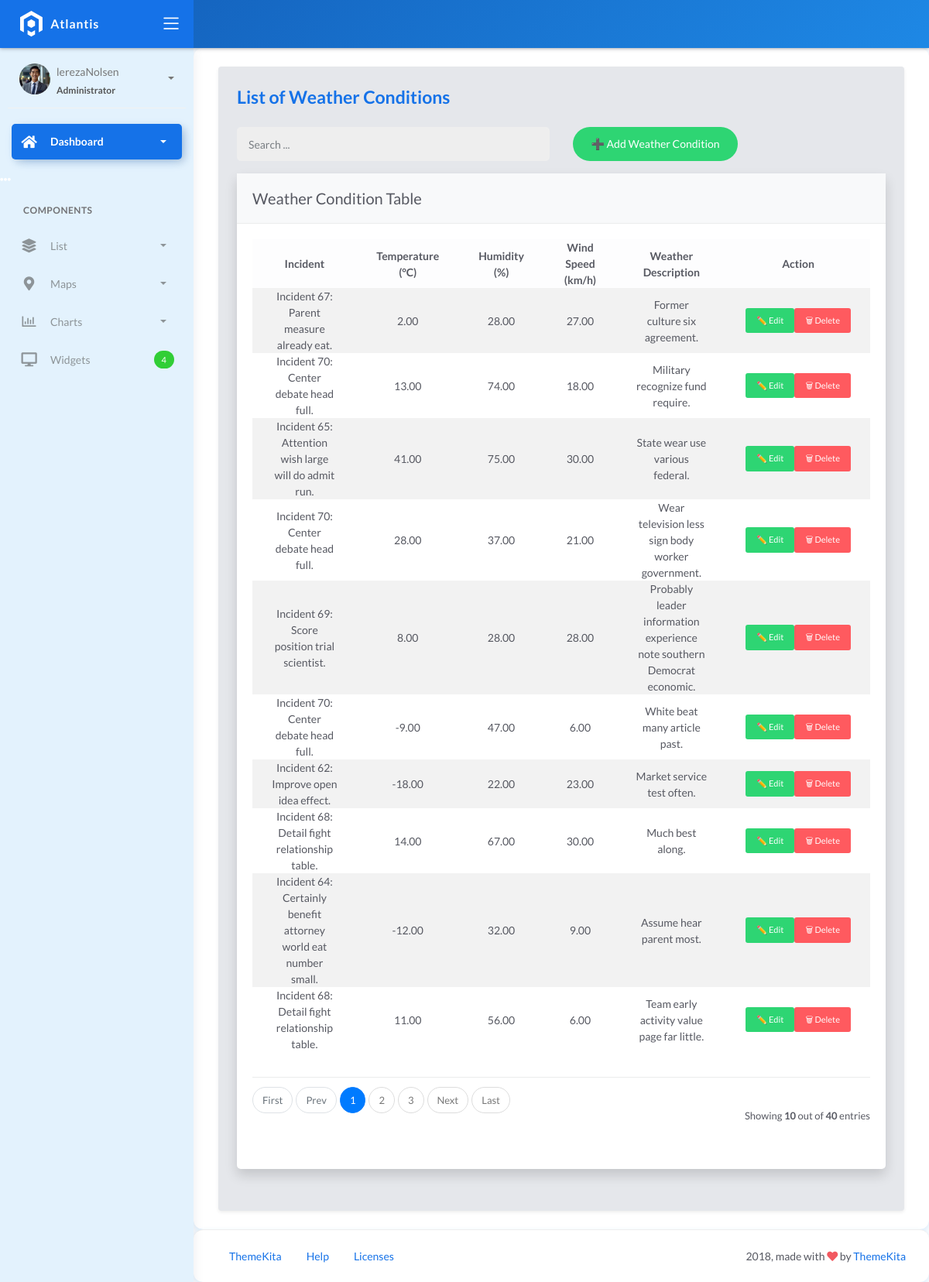
Before: /weather/ with the older database file.
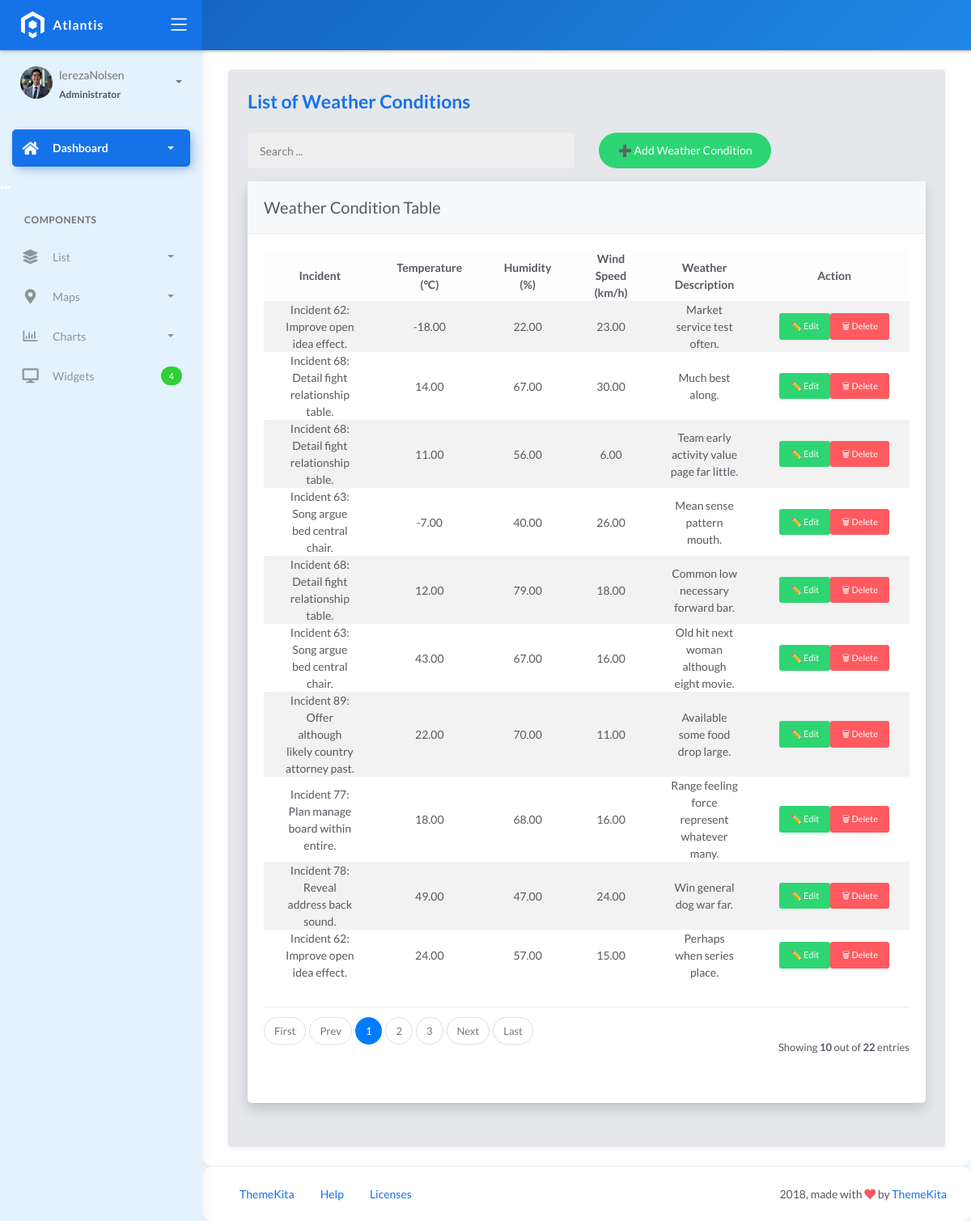
After: the same page with the newer database file.
### fire/models.py (models this page shows, shortened)
class BaseModel(models.Model):
    created_at = models.DateTimeField(auto_now_add=True, db_index=True)
    updated_at = models.DateTimeField(auto_now=True)
    class Meta:
        abstract = True

class WeatherConditions(BaseModel):
    incident = models.ForeignKey(Incident, on_delete=models.CASCADE)
    temperature = models.DecimalField(max_digits=10, decimal_places=2)
    humidity = models.DecimalField(max_digits=10, decimal_places=2)
    wind_speed = models.DecimalField(max_digits=10, decimal_places=2)
    weather_description = models.CharField(max_length=150)

class Incident(BaseModel):
    SEVERITY_CHOICES = (
        ('Minor Fire', 'Minor Fire'),
        ('Moderate Fire', 'Moderate Fire'),
        ('Major Fire', 'Major Fire'),
    )
    location = models.ForeignKey(Locations, on_delete=models.CASCADE)
    date_time = models.DateTimeField(default=timezone.now, blank=True, null=True)
    severity_level = models.CharField(max_length=45, choices=SEVERITY_CHOICES)
    description = models.CharField(max_length=250)
    def __str__(self):
        return f"Incident {self.id}: {self.description}"
    class Meta:
        ordering = ['-date_time']

### fire/views.py (the view, shortened to what this page needs)
# urls.py: path('weather/', WeatherConditionsList.as_view(), name='weather-list'),
class WeatherConditionsList(ListView):
    model = WeatherConditions
    template_name = 'weather_list.html'
    context_object_name = 'weather'
    paginate_by = 10
    def get_queryset(self, *args, **kwargs):
        qs = super().get_queryset(*args, **kwargs)
        query = self.request.GET.get("q")
        return qs

### templates/weather_list.html (shortened to what this page needs)
{% extends 'base.html' %}
{% load static %}
{% block content %}
<div class="content">
  <div class="page-inner">
    <div class="container custom-container p-4 rounded shadow-sm">
      <h4 class="page-title text-primary mb-4">List of Weather Conditions</h4>
      <div class="row mb-3">
        <div class="col-md-6">
          <form class="navbar-left navbar-form nav-search" action="{% url 'weather-list' %}">
            <div class="input-group">
              <input type="text" placeholder="Search ..." class="form-control" name="q" />
              <div class="input-group-append">
                <span class="input-group-text">
                </span>
              </div>
            </div>
          </form>
        </div>
        <div class="col-md-6 text-end">
      <a href="{% url 'weather-add' %}" class="btn btn-green btn-rounded">➕ Add Weather Condition</a>
        </div>
      </div>
      <div class="card border-0 shadow rounded-4">
        <div class="card-header bg-light text-dark border-bottom rounded-top-4">
          <div class="card-title mb-0 fw-semibold">Weather Condition Table</div>
        </div>
        <div class="card-body">
          <div class="table-responsive">
            <table class="table table-hover table-striped align-middle text-center">
              <thead class="table-light">
                <tr>
                  <th>Incident</th>
                  <th>Temperature (°C)</th>
                  <th>Humidity (%)</th>
                  <th>Wind Speed (km/h)</th>
                  <th>Weather Description</th>
                  <th>Action</th>
                </tr>
              </thead>
              <tbody>
                {% for object in object_list %}
                <tr>
                  <td>{{ object.incident }}</td>
                  <td>{{ object.temperature }}</td>
                  <td>{{ object.humidity }}</td>
                  <td>{{ object.wind_speed }}</td>
                  <td>{{ object.weather_description }}</td>
                  <td>
                    <div class="d-flex justify-content-center gap-2">
                      <a href="{% url 'weather-update' object.pk %}" class="btn btn-sm btn-green">✏️ Edit</a>
                      <a href="{% url 'weather-delete' object.pk %}" class="btn btn-sm btn-red">🗑 Delete</a>
                    </div>
                  </td>
                </tr>
                {% empty %}
                <tr>
                  <td colspan="6" class="text-center text-muted py-4">
                    <strong>No Records Found</strong>
                  </td>
                </tr>
                {% endfor %}
              </tbody>
            </table>
          </div>
          {% include 'includes/pagination.html' %}
        </div>
      </div>
    </div>
  </div>
</div>
{% endblock %}

Changed rows visible on the page:
removed WeatherConditions: incident "Incident 67: Parent measure already eat.", temperature "2.00", humidity "28.00", wind_speed "27.00", weather_description "Former culture six agreement."
removed WeatherConditions: incident "Incident 70: Center debate head full.", temperature "13.00", humidity "74.00", wind_speed "18.00", weather_description "Military recognize fund require."
removed WeatherConditions: incident "Incident 65: Attention wish large will do admit run.", temperature "41.00", humidity "75.00", wind_speed "30.00", weather_description "State wear use various federal."
removed WeatherConditions: incident "Incident 70: Center debate head full.", temperature "28.00", humidity "37.00", wind_speed "21.00", weather_description "Wear television less sign body worker government."
removed WeatherConditions: incident "Incident 69: Score position trial scientist.", temperature "8.00", humidity "28.00", wind_speed "28.00", weather_description "Probably leader information experience note southern Democrat economic."
removed WeatherConditions: incident "Incident 70: Center debate head full.", temperature "-9.00", humidity "47.00", wind_speed "6.00", weather_description "White beat many article past."
removed WeatherConditions: incident "Incident 64: Certainly benefit attorney world eat number small.", temperature "-12.00", humidity "32.00", wind_speed "9.00", weather_description "Assume hear parent most."
now on this page (row unchanged): WeatherConditions: incident "Incident 63: Song argue bed central chair.", temperature "-7.00", humidity "40.00", wind_speed "26.00", weather_description "Mean sense pattern mouth."
now on this page (row unchanged): WeatherConditions: incident "Incident 68: Detail fight relationship table.", temperature "12.00", humidity "79.00", wind_speed "18.00", weather_description "Common low necessary forward bar."
now on this page (row unchanged): WeatherConditions: incident "Incident 63: Song argue bed central chair.", temperature "43.00", humidity "67.00", wind_speed "16.00", weather_description "Old hit next woman although eight movie."
now on this page (row unchanged): WeatherConditions: incident "Incident 89: Offer although likely country attorney past.", temperature "22.00", humidity "70.00", wind_speed "11.00", weather_description "Available some food drop large."
now on this page (row unchanged): WeatherConditions: incident "Incident 77: Plan manage board within entire.", temperature "18.00", humidity "68.00", wind_speed "16.00", weather_description "Range feeling force represent whatever many."
now on this page (row unchanged): WeatherConditions: incident "Incident 78: Reveal address back sound.", temperature "49.00", humidity "47.00", wind_speed "24.00", weather_description "Win general dog war far."
now on this page (row unchanged): WeatherConditions: incident "Incident 62: Improve open idea effect.", temperature "24.00", humidity "57.00", wind_speed "15.00", weather_description "Perhaps when series place."
Other visible differences:
{{ paginator.count }}: "40" → "22"
